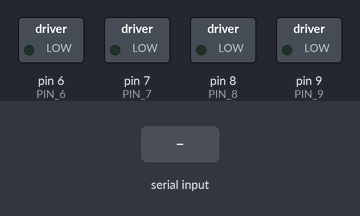
Simulated run of this sketch. Board: Arduino Uno, built with avr-gcc and run on an emulated ATmega328P. On the bench: switched loads named in the sketch (green lamp = pin HIGH). The test bench sets the inputs (shaded band). What the sketch prints to the serial monitor is not drawn.

Above: at 1.2 s.
1.3 s: "2" received over Serial
At 1.6 s:
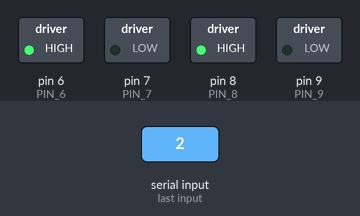
3.3 s: "4" received over Serial
At 3.6 s:
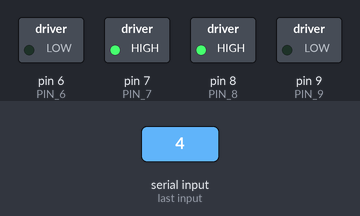
5.3 s: "6" received over Serial
At 5.6 s:
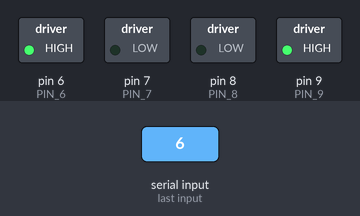
7.3 s: "8" received over Serial
At 7.6 s:
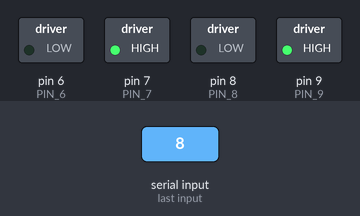
9.3 s: "0" received over Serial
At 9.8 s:
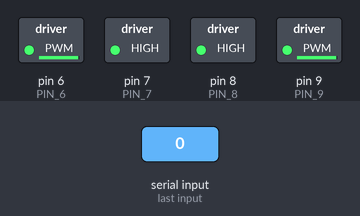
12.3 s: "2" received over Serial
At 13.1 s:
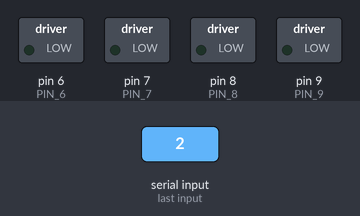
Timing chart, 0 to 15.3 s (numbered marks = the images above; inputs shaded):
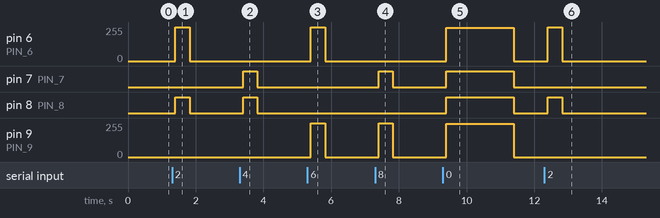

The sketch:

doitCar.ino
```cpp
/****************************IO引脚定义*****************************/
//电机引脚

#define PIN_6 6 //右电机转速
#define PIN_7 7 //右电机转向

#define PIN_8 8 //左电机转向
#define PIN_9 9 //左电机转速


//控制电机运动    宏定义
#define MOTOR_GO_FORWARD  {digitalWrite(PIN_8,HIGH); digitalWrite(PIN_9,LOW);  digitalWrite(PIN_6,HIGH); digitalWrite(PIN_7,LOW);  }   //车体前进
#define MOTOR_GO_BACK     {digitalWrite(PIN_8,LOW);  digitalWrite(PIN_9,HIGH); digitalWrite(PIN_6,LOW);  digitalWrite(PIN_7,HIGH);  }   //车体后退
#define MOTOR_GO_LEFT     {digitalWrite(PIN_8,HIGH);  digitalWrite(PIN_9,LOW); digitalWrite(PIN_6,LOW);  digitalWrite(PIN_7,HIGH);   }   //车体左转
#define MOTOR_GO_RIGHT    {digitalWrite(PIN_8,LOW); digitalWrite(PIN_9,HIGH);  digitalWrite(PIN_6,HIGH);  digitalWrite(PIN_7,LOW); }   //车体右转
#define MOTOR_GO_STOP     {digitalWrite(PIN_8,LOW);  digitalWrite(PIN_9,LOW);  digitalWrite(PIN_7,LOW);  digitalWrite(PIN_6,LOW);  }   //车体静止
//串口接收处理
#define MAX_PACKETSIZE 32  //串口接收缓冲区
char buffUART[MAX_PACKETSIZE];
unsigned int buffUARTIndex = 0;
unsigned long preUARTTick = 0;
//小车转向
enum DN
{
  GO_ADVANCE,
  GO_LEFT,
  GO_RIGHT,
  GO_BACK,
  STOP_STOP,
  DEF
}Drive_Num=DEF;

//电机控制标志量
bool flag1=false;
bool stopFlag = true;
bool JogFlag = false;
uint16_t JogTimeCnt = 0;
uint32_t JogTime=0;


//小车电机控制
void CAR_Control()
{
  switch (Drive_Num)
    {
      case GO_ADVANCE:
           MOTOR_GO_FORWARD;
           JogFlag = true;
           JogTimeCnt = 1;
           JogTime=millis();
           break;
      case GO_LEFT:
           MOTOR_GO_LEFT;
           JogFlag = true;
           JogTimeCnt = 1;
           JogTime=millis();
           break;
      case GO_RIGHT:
           MOTOR_GO_RIGHT;
           JogFlag = true;
           JogTimeCnt = 1;
           JogTime=millis();
           break;
      case GO_BACK:
           MOTOR_GO_BACK;
           JogFlag = true;
           JogTimeCnt = 1;
           JogTime=millis();
           break;
      case STOP_STOP:
           MOTOR_GO_STOP;
           JogTime = 0;
           JogFlag=false;
           stopFlag=true;
           break;
      default:break;
    }
    Drive_Num=DEF;
    //小车保持姿态210ms
    if(millis()-JogTime>=210)
    {
      JogTime=millis();
      if(JogFlag == true)
      {
        stopFlag = false;
        if(JogTimeCnt <= 0)
        {
          JogFlag = false; stopFlag = true;
        }
        JogTimeCnt--;
      }
      if(stopFlag == true)
      {
        JogTimeCnt=0;
        MOTOR_GO_STOP;
      }
    }
}
//串口数据接收处理
void UART_Control()
{
  char Uart_Date=0;
  if(Serial.available()) //串口收到数据
  {
    size_t len = Serial.available();
    uint8_t sbuf[len + 1];
    sbuf[len] = 0x00;
    Serial.readBytes(sbuf, len);
    //parseUartPackage((char*)sbuf);
    memcpy(buffUART + buffUARTIndex, sbuf, len);//确保串口能读完整一帧数据
    buffUARTIndex += len;
    preUARTTick = millis();
    if(buffUARTIndex >= MAX_PACKETSIZE - 1)
    {
      buffUARTIndex = MAX_PACKETSIZE - 2;
      preUARTTick = preUARTTick - 200;
    }
  }
  if(buffUARTIndex > 0 && (millis() - preUARTTick >= 100))//超过100ms没接到数据，则认为已经接收到完整指令
  { //data ready
    buffUART[buffUARTIndex] = 0x00;
    if((buffUART[0]=='C') && (buffUART[1]=='M') && (buffUART[2]=='D')) //若发送指令非法，则忽略
      {
        ;
      }
    else Uart_Date=buffUART[0];
      buffUARTIndex = 0;
    }
    Serial.print(Uart_Date);
    switch (Uart_Date)    //串口控制指令
  {
    case '2': Drive_Num=GO_ADVANCE;break;
    case '4': Drive_Num=GO_LEFT; break;
    case '6': Drive_Num=GO_RIGHT; break;
    case '8': Drive_Num=GO_BACK; break;
    case '5': Drive_Num=STOP_STOP;break;
    case '0': Serial.println("huangliao"); digitalWrite(PIN_8,HIGH);analogWrite(PIN_9,250);digitalWrite(PIN_7,HIGH);analogWrite(PIN_6,250); delay(2000); break;
    default:break;
  }
}
//IO初始化
void IO_init()
{
  pinMode(PIN_9, OUTPUT);
  pinMode(PIN_8, OUTPUT);
  pinMode(PIN_6, OUTPUT);
  pinMode(PIN_7, OUTPUT);
  MOTOR_GO_STOP;
}
/////////////////////////////////////////////////////////////////////////////
void setup()
{
  Serial.begin(115200);
  IO_init();
}

void loop()
{
  UART_Control();//串口接收处理
  CAR_Control();//小车控制
}
```

Measured:
- after the input at 1.3 s, pin 6 (PIN_6): 0/255 → 255/255 after 0.10 s, → 0/255 0.42 s later; pin 8 (PIN_8): LOW → HIGH after 0.10 s, → LOW 0.42 s later
- after the input at 3.3 s, pin 7 (PIN_7), pin 8 (PIN_8): LOW → HIGH after 0.10 s, → LOW 0.42 s later
- after the input at 5.3 s, pin 6 (PIN_6), pin 9 (PIN_9): 0/255 → 255/255 after 0.10 s, → 0/255 0.42 s later
- after the input at 7.3 s, pin 7 (PIN_7): LOW → HIGH after 0.10 s, → LOW 0.42 s later; pin 9 (PIN_9): 0/255 → 255/255 after 0.10 s, → 0/255 0.42 s later
- after the input at 9.3 s, pin 6 (PIN_6), pin 9 (PIN_9): 0/255 → 250/255 after 0.10 s, → 0/255 2.0 s later; pin 7 (PIN_7), pin 8 (PIN_8): LOW → HIGH after 0.10 s, → LOW 2.0 s later
- after the input at 12.3 s, pin 6 (PIN_6): 0/255 → 255/255 after 0.10 s, → 0/255 0.42 s later; pin 8 (PIN_8): LOW → HIGH after 0.10 s, → LOW 0.42 s later
